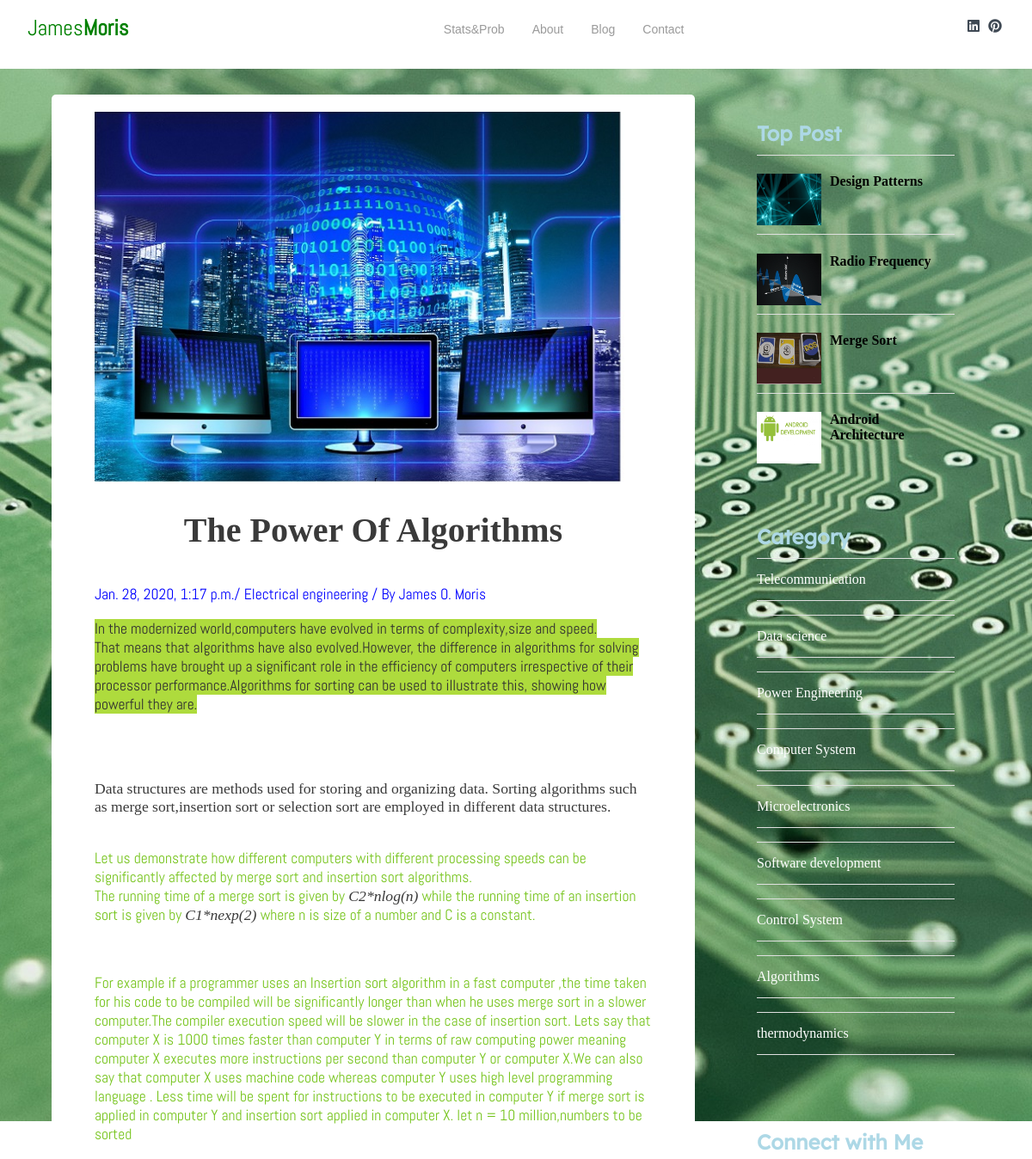
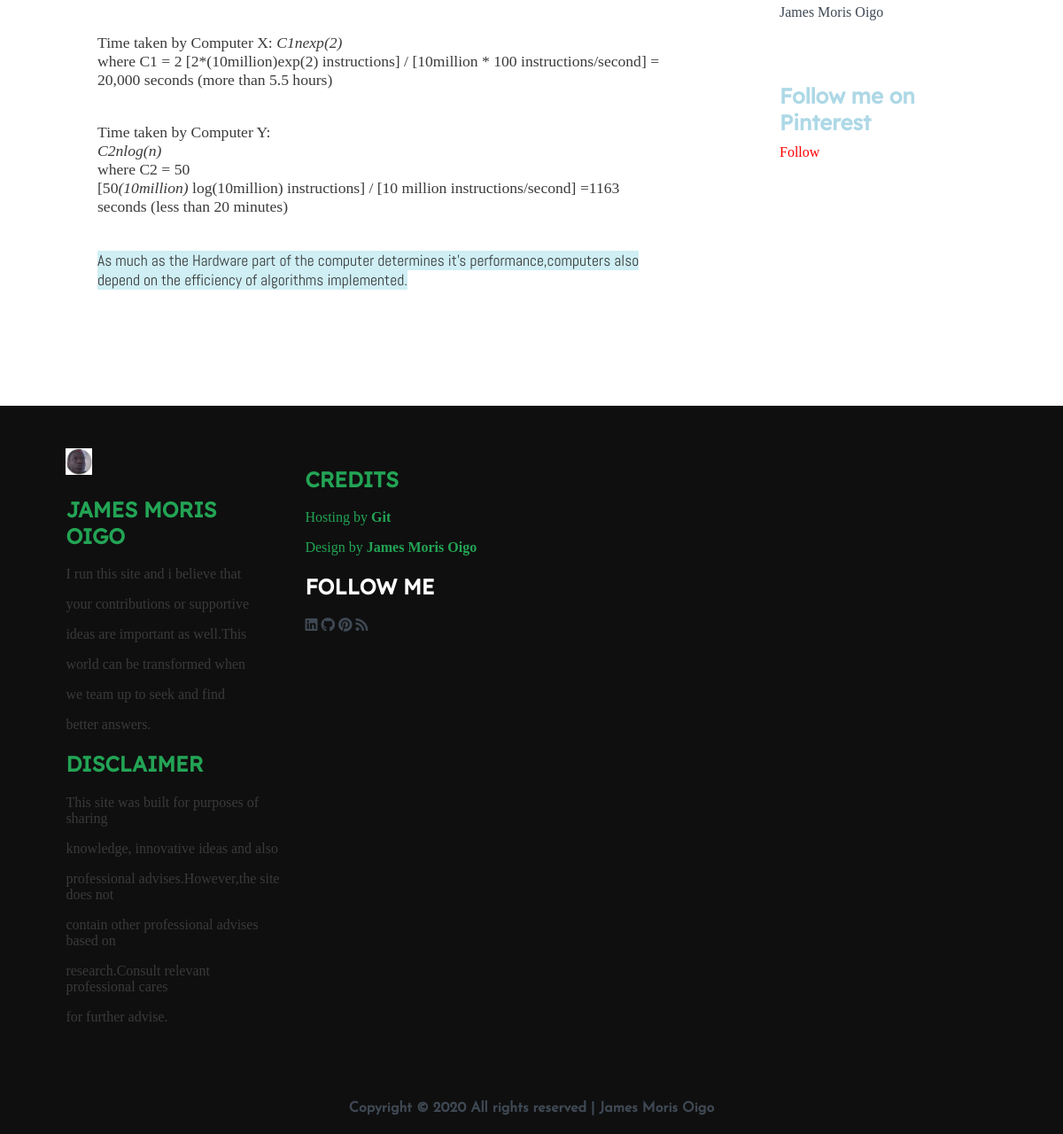
/post/5/, run on the app's committed database (2 pictures, top to bottom).
### blog/models.py (models this page shows, shortened)
class Post(models.Model):
	title = models.CharField(max_length=50)
	content = CKEditor5Field('Your Article', config_name='extends')
	excerpt = models.CharField(max_length = 200)
	img = models.ImageField(upload_to='pics')
	category = models.CharField(max_length=50)
	date_posted = models.DateTimeField(default=timezone.now)
	def get_absolute_url(self):
		return reverse('post-detail', kwargs={'pk': self.pk})

class Category(models.Model):
	name = models.CharField(max_length=50)
	def __str__(self):
	    return self.name

### blog/views.py (the view)
# urls.py: path('post/<int:pk>/',PostDetailView.as_view(),name='post-detail'),
class PostDetailView(DetailView):
    model = Post
    def get_context_data(self,*args,**kwargs):
        cat_menu = Category.objects.all()
        context = super(PostDetailView,self).get_context_data()
        context["cat_menu"] = cat_menu
        return context

### blog/templatetags/blog_tags.py (called while the page is built)
@register.inclusion_tag('blog/snippets/recent_posts.html')
def recent_posts(count=4):
	post_list = Post.objects.all().order_by("-date_posted")[:count]
	return {'post_list':post_list}

### blog/templates/blog/post_detail.html
{% extends "blog/singleblogbase.html" %}
{% block content %}
    <div>
    <img src="{{ object.img.url }}" class="img-responsive" alt="">
    </div>
    <h1 class="post-title">{{object.title}}</h1>
    <div class="post-information" style="color:blue">
    <span>{{object.date_posted}}/</span>
    <span> Electrical engineering /</span>
    <span> By James O. Moris</span>
    </div>
    <div class = "post-content"> {{object.content|safe}}</div>
{% endblock content %}

### blog/templates/blog/singleblogbase.html (shortened to what this page needs)
{% load blog_tags %}
{% load static %}
{% static "blog/assets/Blog-post" as baseUrl %}
<!DOCTYPE html>
<html lang="en">
<head>
    <link href="https://unpkg.com/aos@2.3.1/dist/aos.css" rel="stylesheet">
    <link rel="stylesheet" href="{% static 'blog/css/all.css' %}">
    <link rel="stylesheet" href="{% static 'blog/css/singleblog.css' %}">
</head>
<body>
    <nav class="nav">
        <div class="nav-menu flex-row">
            <div class="nav-brand">
                <a href="{% url 'blog-index' %}" class="text-gray"  style="color:green" >James<b>Moris</b></a>
            </div>
            <div>
                <ul class="nav-items">
                    <li class="nav-link">
                       <a href="{% url 'stats-prob' %}">Stats&Prob</a>
                    </li>
                    <li class="nav-link">
                        <a href="{% url 'blog-about' %}">About</a>
                    </li>
                    <li class="nav-link">
                        <a href="{% url 'blog-blog' %}">Blog</a>
                    </li>
                    <li class="nav-link">
                        <a href="{% url 'blog-contact' %}">Contact</a>
                    </li>
                </ul>
            </div>
            <div class="social text-gray">
                <a href="#"><i class="fab fa-linkedin"></i></a>
                <a href="#"><i class="fab fa-pinterest"></i></a>
            </div>
        </div>
    </nav>
    <main>
    	<div class ="content clearfix">
        <div class="main-content-wrapper">
    		<div class ="main-content single">
            {% block content %}{% endblock content %}
        </div>
        </div>
    		<div class="sidebar single">
    			<div class="section popular">
    				<h2 class="section-title" style="color:lightblue">Top Post</h2>
    				  {% recent_posts %}
    			</div>
    			<div class="section categories">
    				<h2 class="section-title" style="color:lightblue;">Category</h2>
                    {% if cat_menu %}
                            {% for item in cat_menu %}
                            <ul class="category-list">
                            <li>
                                <a href="{% url 'blogcategory' item|slugify %}">{{ item }}</a>
                            </li>
                            </ul>
                            {% endfor %}
                     {% endif %}
    			</div>
                <div class="section connect">
                    <h2 class="section-title" style="color:lightblue">Connect with Me</h2>
                    <div class="LI-profile-badge" data-version="v1" data-size="medium" data-locale="en_US" data-type="horizontal" data-theme="dark" data-vanity="james-oigo"><a class="LI-simple-link" href="https://ke.linkedin.com/in/james-oigo?trk=profile-badge">James Moris Oigo</a></div>
                </div>
                <div class="section connect">
                    <h2 class="section-title" style="color:lightblue; ">Follow me on Pinterest</h2>
                    <a href="https://www.pinterest.com/brianoigo785/" data-pin-do="buttonFollow" style="color:red;">Follow</a>
                </div>
    		</div>
    	</div>
    </main>
    <footer class="footer">
        <div class="container">
            <div class="" data-aos="fade-right" data-aos-delay="200" >
                <img src="{% static 'blog/assets/img/james.png' %}" style="width: 30px;">
                <h2 style="color:#23A455">JAMES MORIS OIGO</h2>
                <p>I run this site and i believe that</p>
                <p>your contributions or supportive</p>
                <p>ideas are important as well.This</p>
                <p>world can be transformed when</p>
                <p>we team up to seek and find</p>
                <p>better answers.</p>
                <h2 style="color:#23A455">DISCLAIMER</h2>
                <p>This site was built for purposes of sharing</p>
                <p>knowledge, innovative ideas and also</p>
                <p>professional advises.However,the site does not</p>
                <p>contain other professional advises based on</p>
                <p>research.Consult relevant professional cares</p>
                <p>for further advise.</p>
            </div>
            <div class="" data-aos="fade-left" data-aos-delay="200">
                <div>
                <h2 style="color:#23A455">CREDITS</h2>
                <p style="color:#23A455">Hosting by <B>Git</B></p>
                <p style="color:#23A455">Design by <B>James Moris Oigo</B></p>
               </div>
                <div>
                <h2>FOLLOW ME</h2>
                <a href="#" class="fab fa-linkedin"></a>
                <a href="#" class="fab fa-github"></a>
                <a href="#" class="fab fa-pinterest"></a>
                <a href="#" class="fa fa-rss"></a>
               </div>
            </div>
        </div>
        <div class="rights flex-row">
            <h4 class="text-gray">
                Copyright ©
               All rights reserved | James Moris Oigo
            </h4>
        </div>
    </footer>
</body>
</html>

### blog/templates/blog/snippets/recent_posts.html
{% for post in post_list %}
<div class="post clearfix">
	<img src="{{ post.img.url }}" alt="">
	<a href="{{ post.get_absolute_url }}" class="title"><h4>{{ post.title }}</h4></a>
</div>
{% endfor %}

### blog/static/blog/css/all.css (style rules this page uses)
.fa, .fas, .far, .fal, .fad, .fab { -moz-osx-font-smoothing: grayscale; -webkit-font-smoothing: antialiased; display: inline-block; font-style: normal; font-variant: normal; text-rendering: auto; line-height: 1; }
.fa-github:before { content: "\f09b"; }
.fa-linkedin:before { content: "\f08c"; }
.fa-pinterest:before { content: "\f0d2"; }
.fa-rss:before { content: "\f09e"; }
.fab { font-family: 'Font Awesome 5 Brands'; }
.fa, .fas { font-family: 'Font Awesome 5 Free'; font-weight: 900; }

### blog/static/blog/css/singleblog.css (style rules this page uses)
html, body { margin: 0%; box-sizing: border-box; overflow-x: hidden; background-image: url('../assets/Background/electrical.jpg'); background-repeat: no-repeat; background-attachment: fixed; }
main { margin: 0px; padding: 0px; background: transparent; }
:root { --text-gray: #3f4954; --text-light : #686666da; --bg-color: #0f0f0f; --white: #ffffff; --midnight: #104f55; --sky: linear-gradient(120deg, #a1c4fd 0%, #c2e9fb 100%); --Abel: 'Abel', cursive; --Anton: 'Anton', cursive; --Josefin : 'Josefin', cursive; --Lexend: 'Lexend', cursive; --Livvic : 'Livvic', cursive; }
a { text-decoration: none; color: var(--text-gray); }
.clearfix::after { content: ""; display: block; clear: both; }
.flex-row { display: flex; flex-direction: row; flex-wrap: wrap; }
ul { list-style-type: none; }
h1 { font-family: 13.68px -apple-system,BlinkMacSystemFont,Segoe UI,Roboto,Oxygen-Sans,Ubuntu,Cantarell,Helvetica Neue,sans-serif; color: #3A3A3A ; font-size: 2.5rem; }
h2 { font-family: var(--Lexend); }
span { font-family: var(--Abel); }
.container { margin: 0 5vw; }
.text-gray { color: var(--text-gray); }
p { font-family: 13.68px -apple-system,BlinkMacSystemFont,Segoe UI,Roboto,Oxygen-Sans,Ubuntu,Cantarell,Helvetica Neue,sans-serif; color: #3A3A3A }
.nav { background: white; padding: 0 2rem; height: 0rem; min-height: 10vh; overflow: hidden; transition: height 1s ease-in-out; }
.nav .nav-menu { justify-content: space-between; }
.nav .nav-items { display: flex; margin: 0; }
.nav .nav-items .nav-link { padding: 1.6rem 1rem; font-size: 14px; position: relative; font-family: Arial, Helvetica, sans-serif; }
.nav .nav-items .nav-link a { color:#9A9A9A; }
.nav .nav-brand a { font-size: 1.6rem; padding: 1rem 0; display: block; font-family: var(--Abel); font-size: 1.6rem; }
.nav .social { padding: 1.4rem 0 }
.nav .social i { padding: 0 .2rem; }
.content { width:90%; margin: 30px auto 30px; }
.content .main-content { width: 60%; float:left; }
.content .sidebar { float: right; width: 25%; }
.content .main-content.single { background:white; padding: 20px 50px; font-size: 1.1em; border-radius: 5px; }
.content .main-content.single .post-title { text-align: center; margin-bottom: 40px; }
.content .popular .post { border-top: 1px solid #e0e0e0; margin-top: 10px; margin-top: 10px; }
.content .popular .post a { color:black; }
.content .popular .post img { height: 60px; width: 75px; float: left; margin-right: 10px; }
.content .sidebar.single { padding: 0px 10px; }
.content .sidebar .section { background: transparent; padding:20px; border-radius: 5px; margin-bottom: 20px; }
.content .sidebar .section .section-title { margin: 10px 0px 10px 0px ; }
.content .sidebar .section.categories ul { margin-top: 0px; padding: 0px; list-style: none; border-top: 1px solid #e0e0e0; }
.content .sidebar .section.categories ul li a { display: block; padding: 15px 0px 15px; border-bottom: 1px solid #e0e0e0; color:white; }
.content .sidebar .section.connect a { padding: 0px 0px 15px; }
footer.footer { height: 100%; background: var(--bg-color); position: relative; }
footer.footer .container { display: grid; grid-template-columns: repeat(4, 1fr); }
footer.footer .container > div { flex-grow: 1; flex-basis: 0; padding: 3rem .9rem; }
footer.footer .container h2 { color: var(--white); }
footer.footer .rights { justify-content: center; font-family: var(--Josefin); }
.img-responsive { width: 100%; height: auto; }

### data on the page
Post: img (picture), title "The Power Of Algorithms", date_posted "Jan. 28, 2020, 1:17 p.m.", content "In the modernized world,computers have evolved in terms of complexity,size and speed. That means that algorithms have also evolved.However, the difference in algorithms for solving problems have brought up a significant role in the efficiency of computers irrespective of their processor performance.Algorithms for sorting can be used to illustrate this, showing how powerful they are. Data structures are methods used for storing and organizing data. Sorting algorithms such as merge sort,insertion sort or selection sort are employed in different data structures. Let us demonstrate how different computers with different processing speeds can be significantly affected by merge sort and insertion…"
Post: img (picture), title "Design Patterns"
Post: img (picture), title "Radio Frequency"
Post: img (picture), title "Merge Sort"
Post: img (picture), title "Android Architecture"
Category: name "Telecommunication"
Category: name "Data science"
Category: name "Power Engineering"
Category: name "Computer System"
Category: name "Microelectronics"
Category: name "Software development"
Category: name "Control System"
Category: name "Algorithms"
Category: name "thermodynamics"
